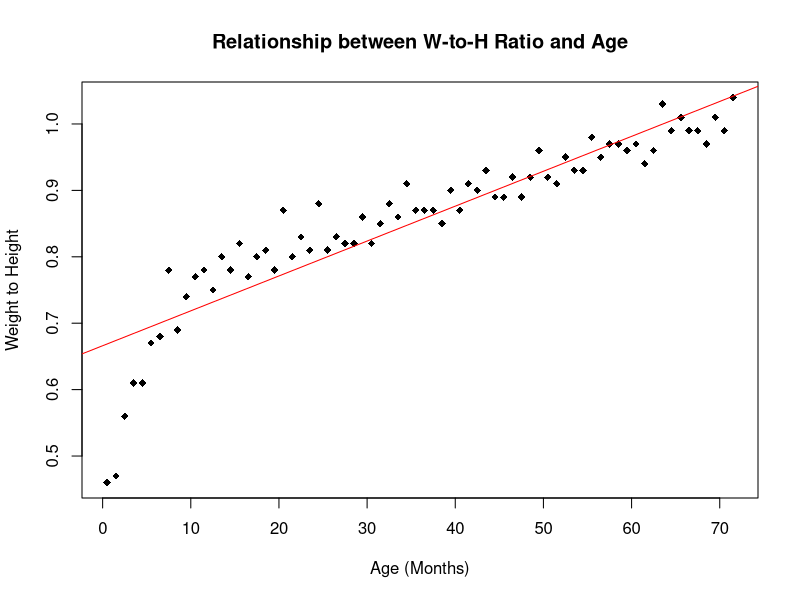
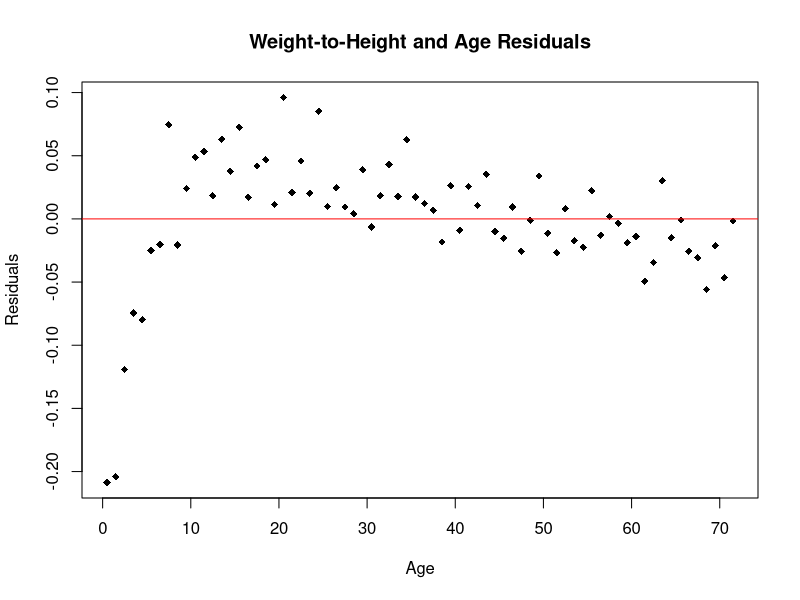
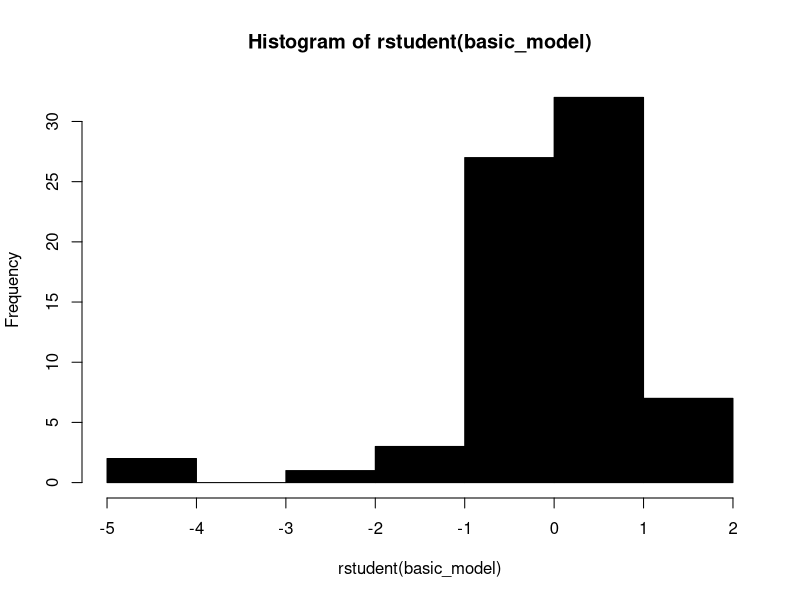
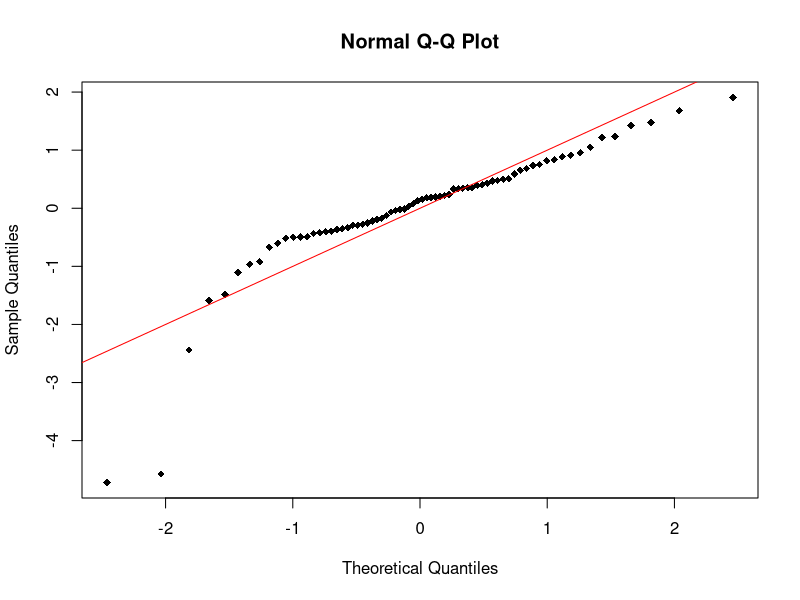
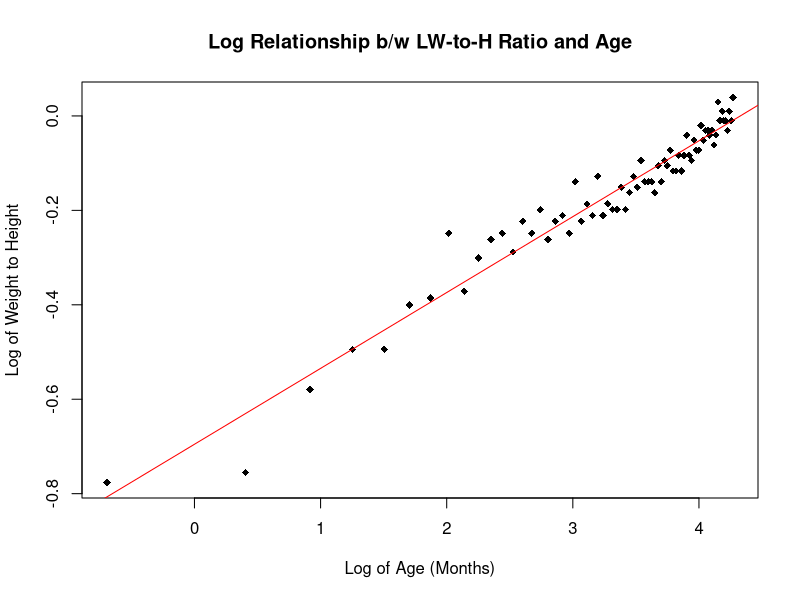
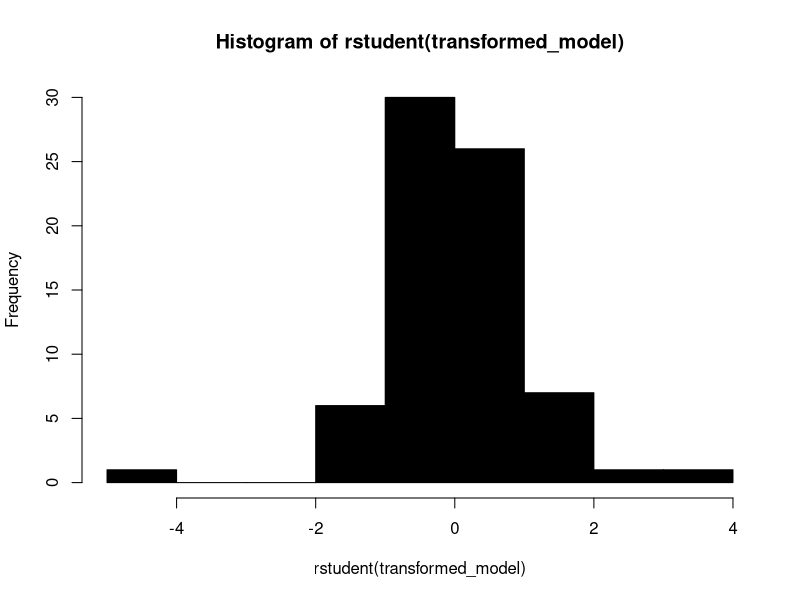
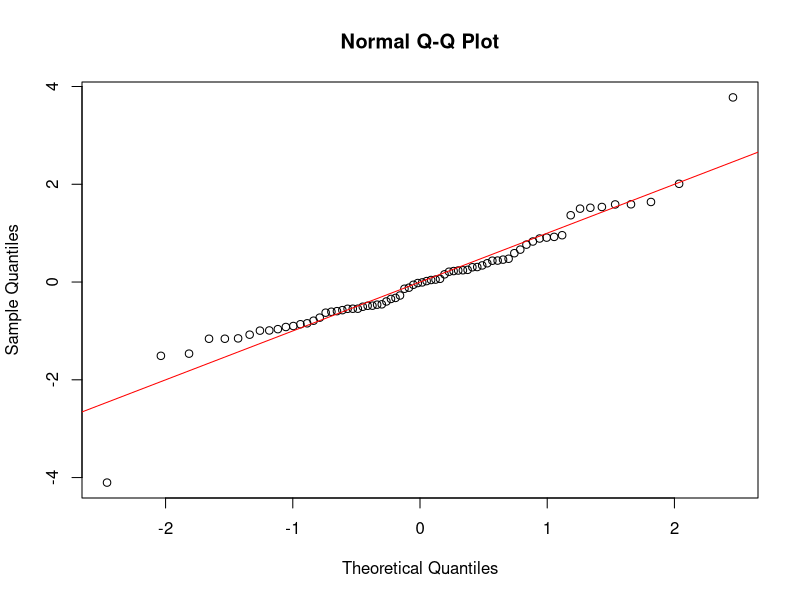
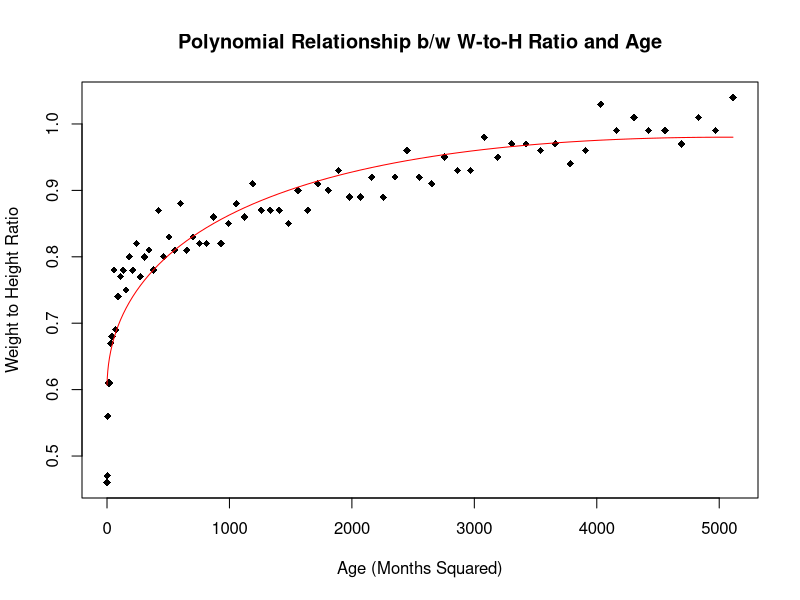

Recreate these plots in R, in order.
nutrition = read.csv(file = "nutrition.csv")

### Basic Model ###
basic_relationship = nutrition$woh ~ nutrition$age
plot(
  basic_relationship,
  xlab = "Age (Months)",
  ylab = "Weight to Height",
  main = "Relationship between W-to-H Ratio and Age",
  pch = 18
)
basic_model = lm(formula = basic_relationship)
abline(basic_model, col=c("red"))
summary(basic_model)
anova(basic_model)

# Check the Model
residual_relationship = basic_model$residuals ~ nutrition$age
residual_model = lm(formula = residual_relationship)
plot(
  residual_relationship,
  xlab = "Age",
  ylab = "Residuals",
  main = "Weight-to-Height and Age Residuals",
  pch = 18
)
abline(residual_model, col=c("red"))
summary(residual_model)

hist(rstudent(basic_model), col = c("black"))
qqnorm(rstudent(basic_model), col = c("black"), pch = 18)
abline(a = 0, b = 1, col = c("red"))

### Transformed Model ###
transformed_relationship = log(nutrition$woh) ~ log(nutrition$age)
plot(
  transformed_relationship,
  xlab = "Log of Age (Months)",
  ylab = "Log of Weight to Height",
  main = "Log Relationship b/w LW-to-H Ratio and Age",
  pch = 18
)
transformed_model = lm(formula = transformed_relationship)
abline(transformed_model, col=c("red"))
anova(transformed_model)
summary(transformed_model)

# Check the model
hist(rstudent(transformed_model), col = c("black"))
qqnorm(rstudent(transformed_model), col = c("black"))
abline(a = 0, b = 1, col = c("red"))

### Polynomial Model ###
nutrition$age_squared = nutrition$age ^ 2
polynomial_relationship = nutrition$woh ~ nutrition$age + nutrition$age_squared
plot(
  nutrition$woh ~ nutrition$age_squared,
  xlab = "Age (Months Squared)",
  ylab = "Weight to Height Ratio",
  main = "Polynomial Relationship b/w W-to-H Ratio and Age",
  pch = 18
)
polynomial_model = lm(formula = nutrition$woh ~ nutrition$age + nutrition$age_squared)
lines(nutrition$age_squared, fitted(polynomial_model), col = c("red"))
summary(polynomial_model)
anova(polynomial_model)

polynomial_residual_relationship = polynomial_model$residuals ~ nutrition$age
polynomial_residual_model = lm(formula = polynomial_residual_relationship)

hist(rstudent(polynomial_model), col = c("blue"))
qqnorm(rstudent(polynomial_model), col = c("black"), main = "Q-Q of Polynomial Model")
abline(a = 0, b = 1, col = c("red"))

# Dummy Model
nutrition$under_7 = as.numeric(nutrition$age < 7)
nutrition$mixed = nutrition$under_7 * nutrition$age
dummy_relationship = nutrition$woh ~
  nutrition$age +
  nutrition$under_7 +
  nutrition$mixed

plot(
  nutrition$woh ~ nutrition$age,
  xlab = "Age",
  ylab = "Weight to Height",
  main = "Relationship b/w W-to-H Ratio and Age using Dummy Vars",
  pch = 18
)
dummy_model = lm(dummy_relationship, data = nutrition)
lines(nutrition$age, fitted(dummy_model), col = c("red"))
summary(dummy_model)
anova(dummy_model)

# Residual Plot
dummy_residual_relationship = dummy_model$residuals ~ nutrition$age
plot(
  dummy_residual_relationship,
  xlab = "Age",
  ylab = "Residuals",
  main = "Residuals of W-to-H Ratio and Age using Dummy Vars",
  pch = 18
)
abline(lm(dummy_residual_relationship), col = c("red"))

hist(rstudent(polynomial_model), col = c("black"))

### Model Comparison and Evaluation ###

# AIC for Basic/Polynomial
anova(basic_model, polynomial_model)
basic_polynomial_aic = c(
  basic_model = extractAIC(basic_model)[2],
  polynomial_model = extractAIC(polynomial_model)[2]
)
print(basic_polynomial_aic)

# AIC for Basic/Dummy/Polynomial
anova(basic_model, polynomial_model, dummy_model)
basic_dummy_aic = c(
  basic_model = extractAIC(basic_model)[2],
  polynomial_model = extractAIC(polynomial_model)[2],
  dummy_model = extractAIC(dummy_model)[2]
)
print(basic_dummy_aic)


basic_plot = plot(
  nutrition$woh ~ nutrition$age,
  xlab = "Age (Months)",
  ylab = "Weight to Height Ratio",
  main = "Model fit for W-to-H Ratio and Age",
  pch = 18
)
abline(basic_model, col=c("red"))
lines(nutrition$age, fitted(polynomial_model), col = c("blue"))
lines(nutrition$age, fitted(dummy_model), col = c("purple"))
legend(
  50,
  0.6,
  legend=c("Simple", "Polynomial", "Dummy"),
  col=c("Red", "Blue", "Purple"),
  lty = 1,
  cex = 0.8,
)

# Prediction Interval Plot
par(mfrow=c(1,1))
basic_plot = plot(
  nutrition$woh ~ nutrition$age,
  xlab = "Age (Months)",
  ylab = "Weight to Height Ratio",
  main = "95% Prediction Intervals for W-to-H Ratio and Age",
  pch = 18
)
basic_prediction = predict(
  basic_model,
  interval = "prediction",
  level =.95,
)
polynomial_prediction = predict(
  polynomial_model,
  interval = "prediction",
  level =.95,
)
dummy_prediction = predict(
  dummy_model,
  interval = "prediction",
  level =.95,
)
prediction_data = data.frame(
  basic_low = basic_prediction[,"lwr"],
  basic_high = basic_prediction[,"upr"],
  polynomial_low = polynomial_prediction[,"lwr"],
  polynomial_high = polynomial_prediction[,"upr"],
  dummy_low = dummy_prediction[,"lwr"],
  dummy_high = dummy_prediction[,"upr"]
)
lines(nutrition$age, prediction_data$basic_low, col = c("red"))
lines(nutrition$age, prediction_data$basic_high, col = c("red"))
lines(nutrition$age, prediction_data$polynomial_low, col = c("blue"))
lines(nutrition$age, prediction_data$polynomial_high, col = c("blue"))
lines(nutrition$age, prediction_data$dummy_low, col = c("purple"))
lines(nutrition$age, prediction_data$dummy_high, col = c("purple"))


# TODO: need to get the X-values and then plot the low/high values
# lines(basic_prediction)

# Evaluate all three Residual Plots
par(mfrow=c(1,3))
plot(
  residual_relationship,
  xlab = "Age",
  ylab = "Residuals",
  main = "Simple Model Residuals",
  pch = 18
)
abline(residual_model, col = c("red"))

plot(
  polynomial_residual_relationship,
  xlab = "Age",
  ylab = "Residuals",
  main = "Polynomial Model Residuals",
  pch = 18
)
abline(polynomial_residual_model, col = c("red"))

plot(
  dummy_residual_relationship,
  xlab = "Age",
  ylab = "Residuals",
  main = "Dummy Model Residuals",
  pch = 18
)
abline(lm(dummy_residual_relationship), col = c("red"))

# Evaluate all three Q-Q Polots
par(mfrow=c(1,3))
qqnorm(rstudent(basic_model), col = c("black"), main = "Q-Q of Simple Model")
abline(a = 0, b = 1, col = c("red"))
qqnorm(rstudent(polynomial_model), col = c("black"), main = "Q-Q of Polynomial Model")
abline(a = 0, b = 1, col = c("red"))
qqnorm(rstudent(dummy_model), col = c("black"), main = "Q-Q of Dummy Model")
abline(a = 0, b = 1, col = c("red"))
